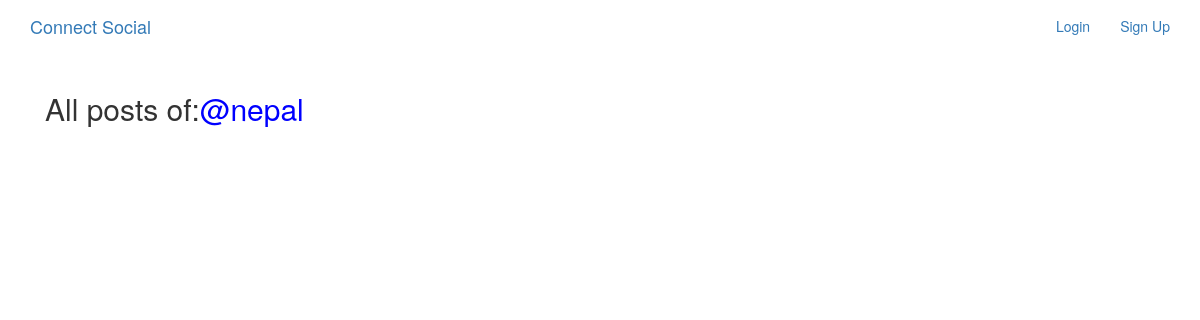
/posts/by/nepal/, run on an earlier commit of the app's database.
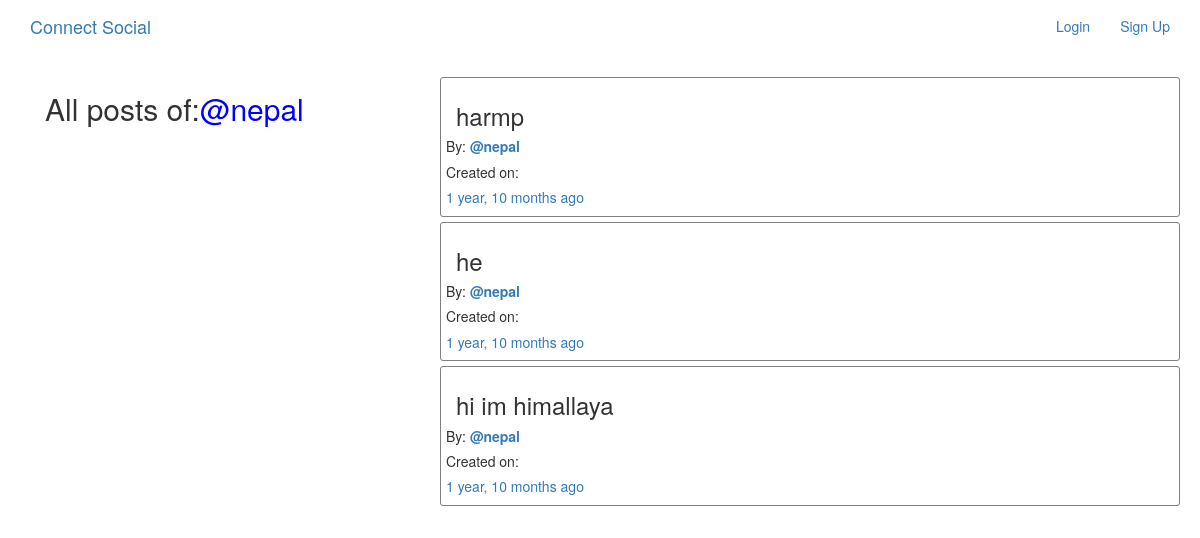
And on a later commit of the database.
### posts/models.py (models this page shows, shortened)
class Post(models.Model):
    user = models.ForeignKey(User,related_name="posts",on_delete=models.CASCADE)
    created_at = models.DateTimeField(auto_now= True)
    message = models.TextField()
    message_html = models.TextField(editable = False)
    group = models.ForeignKey(Group,related_name = "posts",null = True,blank=True,on_delete=models.CASCADE)
    class Meta:
        ordering= ['-created_at']
        unique_together = ['user','message']

### posts/views.py (the view)
# urls.py: url(r'by/(?P<username>[-\w]+)/$',views.UserPosts.as_view(),name="for_user"),
class UserPosts(generic.ListView):
    model = models.Post
    template_name = 'posts/user_post_list.html'
    def get_queryset(self):
        try:
            self.post_user = User.objects.prefetch_related('posts').get(username__iexact= self.kwargs.get('username'))
        except User.DoesNotExist:
            raise Http404
        else:
            return self.post_user.posts.all()
    def get_context_data(self,**kwargs):
        context = super().get_context_data(**kwargs)
        context['post_user'] = self.post_user
        return context

### posts/templates/posts/user_post_list.html
{%extends "posts/post_base.html"%}
{% block pre_post%}
  <div class="col-md-4">
    <h2>All posts of:<span style="color:blue">@{{ post_user.username}}<span></h2>
  </div>
{%endblock%}
{%block post_content%}
  <div class="col-md-8">
      {%for post in post_list%}
      {%include "posts/_post.html"%}
      {%endfor%}
  </div>
{%endblock%}

### posts/templates/posts/_post.html (shortened to what this page needs)
{%load humanize%}
<div class="poster">
  <h3>{{post.message_html|safe}}</h3>
  <div class="media-body">
    <h5 class="media-heading">
    <span class="username">
    By:  <a href="{%url 'posts:for_user' username=post.user.username%}"><strong>@{{post.user.username}}</strong></a>
    </span>
    <time class="time">
      <h5>Created on:</h5>
      <a href="{%url 'posts:single' username=post.user.username pk=post.pk%}">{{post.created_at|timesince}}
        ago
      </a>
    </time>
    </h5>
  </div>
</div>

What changed in the data, as far as the page shows it:
added Post: message_html "harmp", user.username "nepal", created_at "1 year, 10 months"
added Post: message_html "he", user.username "nepal", created_at "1 year, 10 months"
added Post: message_html "hi im himallaya", user.username "nepal", created_at "1 year, 10 months"
